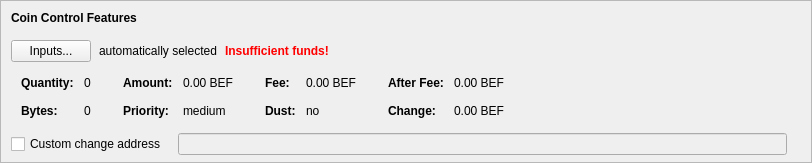
    <widget class="QFrame" name="frameCoinControl">
     <property name="sizePolicy">
      <sizepolicy hsizetype="Expanding" vsizetype="Expanding">
       <horstretch>0</horstretch>
       <verstretch>0</verstretch>
      </sizepolicy>
     </property>
     <property name="maximumSize">
      <size>
       <width>16777215</width>
       <height>16777215</height>
      </size>
     </property>
     <property name="frameShape">
      <enum>QFrame::StyledPanel</enum>
     </property>
     <property name="frameShadow">
      <enum>QFrame::Sunken</enum>
     </property>
     <layout class="QVBoxLayout" name="verticalLayoutCoinControl2">
      <property name="spacing">
       <number>0</number>
      </property>
      <property name="leftMargin">
       <number>0</number>
      </property>
      <property name="topMargin">
       <number>0</number>
      </property>
      <property name="rightMargin">
       <number>0</number>
      </property>
      <property name="bottomMargin">
       <number>6</number>
      </property>
      <item>
       <layout class="QVBoxLayout" name="verticalLayoutCoinControl" stretch="0,0,0,0,1">
        <property name="spacing">
         <number>0</number>
        </property>
        <property name="leftMargin">
         <number>10</number>
        </property>
        <property name="topMargin">
         <number>10</number>
        </property>
        <item>
         <layout class="QHBoxLayout" name="horizontalLayoutCoinControl1">
          <property name="bottomMargin">
           <number>15</number>
          </property>
          <item>
           <widget class="QLabel" name="labelCoinControlFeatures">
            <property name="sizePolicy">
             <sizepolicy hsizetype="Preferred" vsizetype="Maximum">
              <horstretch>0</horstretch>
              <verstretch>0</verstretch>
             </sizepolicy>
            </property>
            <property name="font">
             <font>
              <weight>75</weight>
              <bold>true</bold>
             </font>
            </property>
            <property name="styleSheet">
             <string notr="true">font-weight:bold;</string>
            </property>
            <property name="text">
             <string>Coin Control Features</string>
            </property>
           </widget>
          </item>
         </layout>
        </item>
        <item>
         <layout class="QHBoxLayout" name="horizontalLayoutCoinControl2" stretch="0,0,0,0">
          <property name="spacing">
           <number>8</number>
          </property>
          <property name="bottomMargin">
           <number>10</number>
          </property>
          <item>
           <widget class="QPushButton" name="pushButtonCoinControl">
            <property name="styleSheet">
             <string notr="true"/>
            </property>
            <property name="text">
             <string>Inputs...</string>
            </property>
            <property name="autoDefault">
             <bool>false</bool>
            </property>
           </widget>
          </item>
          <item>
           <widget class="QLabel" name="labelCoinControlAutomaticallySelected">
            <property name="text">
             <string>automatically selected</string>
            </property>
            <property name="margin">
             <number>5</number>
            </property>
           </widget>
          </item>
          <item>
           <widget class="QLabel" name="labelCoinControlInsuffFunds">
            <property name="font">
             <font>
              <weight>75</weight>
              <bold>true</bold>
             </font>
            </property>
            <property name="styleSheet">
             <string notr="true">color:red;font-weight:bold;</string>
            </property>
            <property name="text">
             <string>Insufficient funds!</string>
            </property>
            <property name="margin">
             <number>5</number>
            </property>
           </widget>
          </item>
          <item>
           <spacer name="horizontalSpacerCoinControl">
            <property name="orientation">
             <enum>Qt::Horizontal</enum>
            </property>
            <property name="sizeHint" stdset="0">
             <size>
              <width>40</width>
              <height>1</height>
             </size>
            </property>
           </spacer>
          </item>
         </layout>
        </item>
        <item>
         <widget class="QWidget" name="widgetCoinControl" native="true">
          <property name="sizePolicy">
           <sizepolicy hsizetype="Preferred" vsizetype="Preferred">
            <horstretch>0</horstretch>
            <verstretch>0</verstretch>
           </sizepolicy>
          </property>
          <property name="minimumSize">
           <size>
            <width>0</width>
            <height>0</height>
           </size>
          </property>
          <property name="styleSheet">
           <string notr="true"/>
          </property>
          <layout class="QHBoxLayout" name="horizontalLayoutCoinControl5">
           <property name="leftMargin">
            <number>0</number>
           </property>
           <property name="topMargin">
            <number>0</number>
           </property>
           <property name="rightMargin">
            <number>0</number>
           </property>
           <property name="bottomMargin">
            <number>0</number>
           </property>
           <item>
            <layout class="QHBoxLayout" name="horizontalLayoutCoinControl3" stretch="0,0,0,1">
             <property name="spacing">
              <number>20</number>
             </property>
             <property name="topMargin">
              <number>0</number>
             </property>
             <property name="bottomMargin">
              <number>10</number>
             </property>
             <item>
              <layout class="QFormLayout" name="formLayoutCoinControl1">
               <property name="horizontalSpacing">
                <number>10</number>
               </property>
               <property name="verticalSpacing">
                <number>14</number>
               </property>
               <property name="leftMargin">
                <number>10</number>
               </property>
               <property name="topMargin">
                <number>4</number>
               </property>
               <property name="rightMargin">
                <number>6</number>
               </property>
               <item row="0" column="0">
                <widget class="QLabel" name="labelCoinControlQuantityText">
                 <property name="font">
                  <font>
                   <weight>75</weight>
                   <bold>true</bold>
                  </font>
                 </property>
                 <property name="text">
                  <string>Quantity:</string>
                 </property>
                 <property name="margin">
                  <number>0</number>
                 </property>
                </widget>
               </item>
               <item row="0" column="1">
                <widget class="QLabel" name="labelCoinControlQuantity">
                 <property name="cursor">
                  <cursorShape>IBeamCursor</cursorShape>
                 </property>
                 <property name="contextMenuPolicy">
                  <enum>Qt::ActionsContextMenu</enum>
                 </property>
                 <property name="text">
                  <string notr="true">0</string>
                 </property>
                 <property name="margin">
                  <number>0</number>
                 </property>
                 <property name="textInteractionFlags">
                  <set>Qt::LinksAccessibleByMouse|Qt::TextSelectableByKeyboard|Qt::TextSelectableByMouse</set>
                 </property>
                </widget>
               </item>
               <item row="1" column="0">
                <widget class="QLabel" name="labelCoinControlBytesText">
                 <property name="font">
                  <font>
                   <weight>75</weight>
                   <bold>true</bold>
                  </font>
                 </property>
                 <property name="text">
                  <string>Bytes:</string>
                 </property>
                </widget>
               </item>
               <item row="1" column="1">
                <widget class="QLabel" name="labelCoinControlBytes">
                 <property name="cursor">
                  <cursorShape>IBeamCursor</cursorShape>
                 </property>
                 <property name="contextMenuPolicy">
                  <enum>Qt::ActionsContextMenu</enum>
                 </property>
                 <property name="text">
                  <string notr="true">0</string>
                 </property>
                 <property name="textInteractionFlags">
                  <set>Qt::LinksAccessibleByMouse|Qt::TextSelectableByKeyboard|Qt::TextSelectableByMouse</set>
                 </property>
                </widget>
               </item>
              </layout>
             </item>
             <item>
              <layout class="QFormLayout" name="formLayoutCoinControl2">
               <property name="horizontalSpacing">
                <number>10</number>
               </property>
               <property name="verticalSpacing">
                <number>14</number>
               </property>
               <property name="leftMargin">
                <number>6</number>
               </property>
               <property name="topMargin">
                <number>4</number>
               </property>
               <property name="rightMargin">
                <number>6</number>
               </property>
               <item row="0" column="0">
                <widget class="QLabel" name="labelCoinControlAmountText">
                 <property name="font">
                  <font>
                   <weight>75</weight>
                   <bold>true</bold>
                  </font>
                 </property>
                 <property name="text">
                  <string>Amount:</string>
                 </property>
                 <property name="margin">
                  <number>0</number>
                 </property>
                </widget>
               </item>
               <item row="0" column="1">
                <widget class="QLabel" name="labelCoinControlAmount">
                 <property name="cursor">
                  <cursorShape>IBeamCursor</cursorShape>
                 </property>
                 <property name="contextMenuPolicy">
                  <enum>Qt::ActionsContextMenu</enum>
                 </property>
                 <property name="text">
                  <string notr="true">0.00 BEF</string>
                 </property>
                 <property name="textInteractionFlags">
                  <set>Qt::LinksAccessibleByMouse|Qt::TextSelectableByKeyboard|Qt::TextSelectableByMouse</set>
                 </property>
                </widget>
               </item>
               <item row="1" column="0">
                <widget class="QLabel" name="labelCoinControlPriorityText">
                 <property name="font">
                  <font>
                   <weight>75</weight>
                   <bold>true</bold>
                  </font>
                 </property>
                 <property name="text">
                  <string>Priority:</string>
                 </property>
                </widget>
               </item>
               <item row="1" column="1">
                <widget class="QLabel" name="labelCoinControlPriority">
                 <property name="cursor">
                  <cursorShape>IBeamCursor</cursorShape>
                 </property>
                 <property name="contextMenuPolicy">
                  <enum>Qt::ActionsContextMenu</enum>
                 </property>
                 <property name="text">
                  <string notr="true">medium</string>
                 </property>
                 <property name="textInteractionFlags">
                  <set>Qt::LinksAccessibleByMouse|Qt::TextSelectableByKeyboard|Qt::TextSelectableByMouse</set>
                 </property>
                </widget>
               </item>
              </layout>
             </item>
             <item>
              <layout class="QFormLayout" name="formLayoutCoinControl3">
               <property name="horizontalSpacing">
                <number>10</number>
               </property>
               <property name="verticalSpacing">
                <number>14</number>
               </property>
               <property name="leftMargin">
                <number>6</number>
               </property>
               <property name="topMargin">
                <number>4</number>
               </property>
               <property name="rightMargin">
                <number>6</number>
               </property>
               <item row="0" column="0">
                <widget class="QLabel" name="labelCoinControlFeeText">
                 <property name="font">
                  <font>
                   <weight>75</weight>
                   <bold>true</bold>
                  </font>
                 </property>
                 <property name="text">
                  <string>Fee:</string>
                 </property>
                 <property name="margin">
                  <number>0</number>
                 </property>
                </widget>
               </item>
               <item row="0" column="1">
                <widget class="QLabel" name="labelCoinControlFee">
                 <property name="cursor">
                  <cursorShape>IBeamCursor</cursorShape>
                 </property>
                 <property name="contextMenuPolicy">
                  <enum>Qt::ActionsContextMenu</enum>
                 </property>
                 <property name="text">
                  <string notr="true">0.00 BEF</string>
                 </property>
                 <property name="textInteractionFlags">
                  <set>Qt::LinksAccessibleByMouse|Qt::TextSelectableByKeyboard|Qt::TextSelectableByMouse</set>
                 </property>
                </widget>
               </item>
               <item row="1" column="0">
                <widget class="QLabel" name="labelCoinControlLowOutputText">
                 <property name="font">
                  <font>
                   <weight>75</weight>
                   <bold>true</bold>
                  </font>
                 </property>
                 <property name="text">
                  <string>Dust:</string>
                 </property>
                </widget>
               </item>
               <item row="1" column="1">
                <widget class="QLabel" name="labelCoinControlLowOutput">
                 <property name="cursor">
                  <cursorShape>IBeamCursor</cursorShape>
                 </property>
                 <property name="contextMenuPolicy">
                  <enum>Qt::ActionsContextMenu</enum>
                 </property>
                 <property name="text">
                  <string notr="true">no</string>
                 </property>
                 <property name="textInteractionFlags">
                  <set>Qt::LinksAccessibleByMouse|Qt::TextSelectableByKeyboard|Qt::TextSelectableByMouse</set>
                 </property>
                </widget>
               </item>
              </layout>
             </item>
             <item>
              <layout class="QFormLayout" name="formLayoutCoinControl4">
               <property name="horizontalSpacing">
                <number>10</number>
               </property>
               <property name="verticalSpacing">
                <number>14</number>
               </property>
               <property name="leftMargin">
                <number>6</number>
               </property>
               <property name="topMargin">
                <number>4</number>
               </property>
               <property name="rightMargin">
                <number>6</number>
               </property>
               <item row="0" column="0">
                <widget class="QLabel" name="labelCoinControlAfterFeeText">
                 <property name="font">
                  <font>
                   <weight>75</weight>
                   <bold>true</bold>
                  </font>
                 </property>
                 <property name="text">
                  <string>After Fee:</string>
                 </property>
                 <property name="margin">
                  <number>0</number>
                 </property>
                </widget>
               </item>
               <item row="0" column="1">
                <widget class="QLabel" name="labelCoinControlAfterFee">
                 <property name="cursor">
                  <cursorShape>IBeamCursor</cursorShape>
                 </property>
                 <property name="contextMenuPolicy">
                  <enum>Qt::ActionsContextMenu</enum>
                 </property>
                 <property name="text">
                  <string notr="true">0.00 BEF</string>
                 </property>
                 <property name="textInteractionFlags">
                  <set>Qt::LinksAccessibleByMouse|Qt::TextSelectableByKeyboard|Qt::TextSelectableByMouse</set>
                 </property>
                </widget>
               </item>
               <item row="1" column="0">
                <widget class="QLabel" name="labelCoinControlChangeText">
                 <property name="font">
                  <font>
                   <weight>75</weight>
                   <bold>true</bold>
                  </font>
                 </property>
                 <property name="text">
                  <string>Change:</string>
                 </property>
                </widget>
               </item>
               <item row="1" column="1">
                <widget class="QLabel" name="labelCoinControlChange">
                 <property name="cursor">
                  <cursorShape>IBeamCursor</cursorShape>
                 </property>
                 <property name="contextMenuPolicy">
                  <enum>Qt::ActionsContextMenu</enum>
                 </property>
                 <property name="text">
                  <string notr="true">0.00 BEF</string>
                 </property>
                 <property name="textInteractionFlags">
                  <set>Qt::LinksAccessibleByMouse|Qt::TextSelectableByKeyboard|Qt::TextSelectableByMouse</set>
                 </property>
                </widget>
               </item>
              </layout>
             </item>
            </layout>
           </item>
          </layout>
         </widget>
        </item>
        <item>
         <layout class="QHBoxLayout" name="horizontalLayoutCoinControl4" stretch="0,0,0">
          <property name="spacing">
           <number>12</number>
          </property>
          <property name="sizeConstraint">
           <enum>QLayout::SetDefaultConstraint</enum>
          </property>
          <property name="topMargin">
           <number>5</number>
          </property>
          <property name="rightMargin">
           <number>5</number>
          </property>
          <item>
           <widget class="QCheckBox" name="checkBoxCoinControlChange">
            <property name="toolTip">
             <string>If this is activated, but the change address is empty or invalid, change will be sent to a newly generated address.</string>
            </property>
            <property name="text">
             <string>Custom change address</string>
            </property>
           </widget>
          </item>
          <item>
           <widget class="QValidatedLineEdit" name="lineEditCoinControlChange">
            <property name="enabled">
             <bool>false</bool>
            </property>
            <property name="sizePolicy">
             <sizepolicy hsizetype="Expanding" vsizetype="Fixed">
              <horstretch>0</horstretch>
              <verstretch>0</verstretch>
             </sizepolicy>
            </property>
           </widget>
          </item>
          <item>
           <widget class="QLabel" name="labelCoinControlChangeLabel">
            <property name="sizePolicy">
             <sizepolicy hsizetype="Preferred" vsizetype="Expanding">
              <horstretch>0</horstretch>
              <verstretch>0</verstretch>
             </sizepolicy>
            </property>
            <property name="minimumSize">
             <size>
              <width>0</width>
              <height>0</height>
             </size>
            </property>
            <property name="text">
             <string/>
            </property>
            <property name="margin">
             <number>3</number>
            </property>
           </widget>
          </item>
         </layout>
        </item>
        <item>
         <spacer name="verticalSpacerCoinControl">
          <property name="orientation">
           <enum>Qt::Vertical</enum>
          </property>
          <property name="sizeHint" stdset="0">
           <size>
            <width>800</width>
            <height>1</height>
           </size>
          </property>
         </spacer>
        </item>
       </layout>
      </item>
     </layout>
    </widget>
